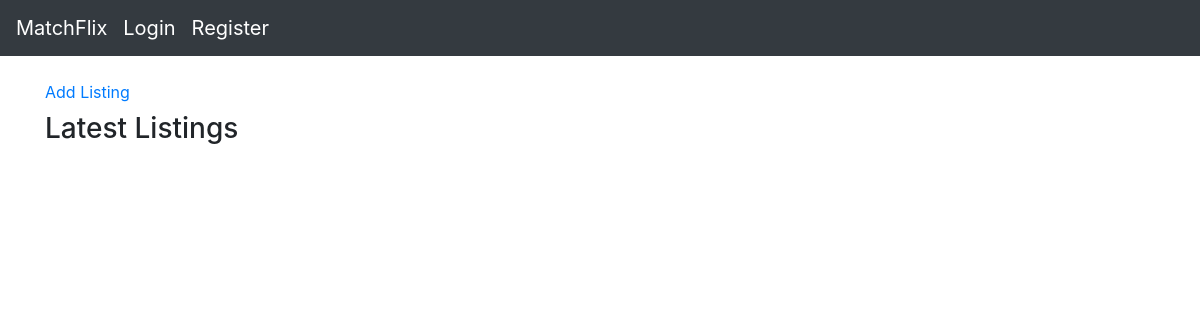
/, run on an earlier commit of the app's database.
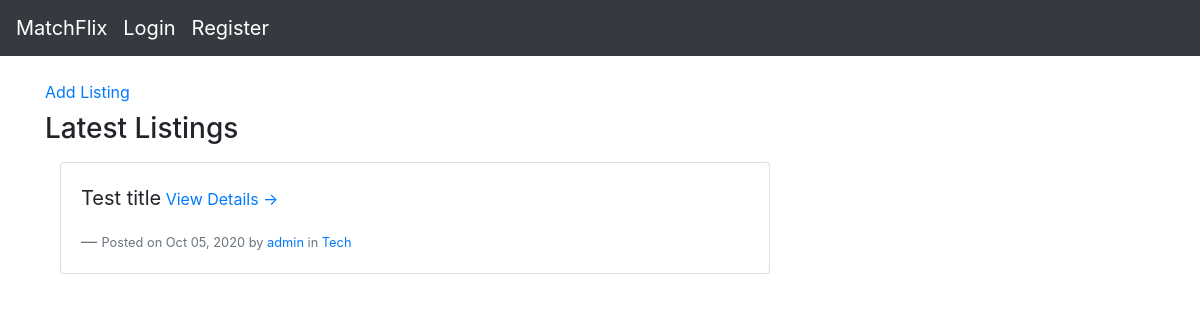
And on a later commit of the database.
### core/models.py (models this page shows, shortened)
class Listing(models.Model):
    title = models.CharField(max_length=150)
    content = models.TextField()
    category = models.ForeignKey(Category, on_delete=models.PROTECT)
    expiry_date = models.DateField(null=True, blank=True)
    location = models.CharField(max_length=150, null=True, blank=True)
    slug = models.SlugField()
    created_by = models.ForeignKey(
        settings.AUTH_USER_MODEL,
        on_delete=models.PROTECT,
        related_name='listings'
    )
    created_at = models.DateTimeField(default=timezone.now)
    flagged = models.BooleanField(default=False)
    flagged_by = models.ForeignKey(
        settings.AUTH_USER_MODEL,
        on_delete=models.PROTECT,
        null=True,
        blank=True
    )
    flagged_at = models.DateTimeField(null=True, blank=True)
    class Meta:
        ordering = ['-created_at']
    def get_absolute_url(self):
        return reverse('listing',
                       args=[self.slug])

class Category(models.Model):
    name = models.CharField(max_length=150)
    def __str__(self):
        return self.name
    class Meta:
        verbose_name_plural = 'Categories'

### accounts/models.py (models this page shows, shortened)
class Account(AbstractBaseUser, PermissionsMixin):
    email = models.EmailField(unique=True)
    name = models.CharField(max_length=150)
    date_of_birth = models.DateField(blank=True, null=True)
    is_staff = models.BooleanField(default=False)
    is_active = models.BooleanField(default=True)
    date_joined = models.DateTimeField(default=timezone.now)
    last_login = models.DateTimeField(null=True)
    likes = models.ManyToManyField(Show, blank=True)
    friends = models.ManyToManyField('Account', blank=True)
    objects = AccountManager()
    USERNAME_FIELD = 'email'
    REQUIRED_FIELDS = ['name']

### core/views.py (the view)
# urls.py: path('', HomeView.as_view(), name='home'),
class HomeView(ListView):
    template_name = 'home.html'
    queryset = Listing.objects.filter(flagged=False)
    context_object_name = 'listings'
    paginate_by = 30

### templates/home.html
{% extends 'base.html' %}
{% block content %}
<a href="{% url 'add_listing' %}">Add Listing</a>
<h3 class="mt-2">Latest Listings</h3>
<div class="col-md-8 mt-3">
    {% for listing in listings %}
    <div class="card">
      <div class="card-body">
      <blockquote class="blockquote mb-0">
        <p>{{listing.title}}<small><a href="{{listing.get_absolute_url}}" >&nbsp;View Details &rarr;</a></small></p>
        <footer class="blockquote-footer"><small>Posted on {{listing.created_at|date:"M d, Y"}} by
            <a href="#">{{listing.created_by.name}}</a> in <a href="">{{listing.category}}</a></small></footer>
      </blockquote>
    </div>
    {% endfor %}
</div>
{% endblock %}

What changed in the data, as far as the page shows it:
added Listing: title "Test title", created_at "Oct 05, 2020", created_by.name "admin", category "Tech"
